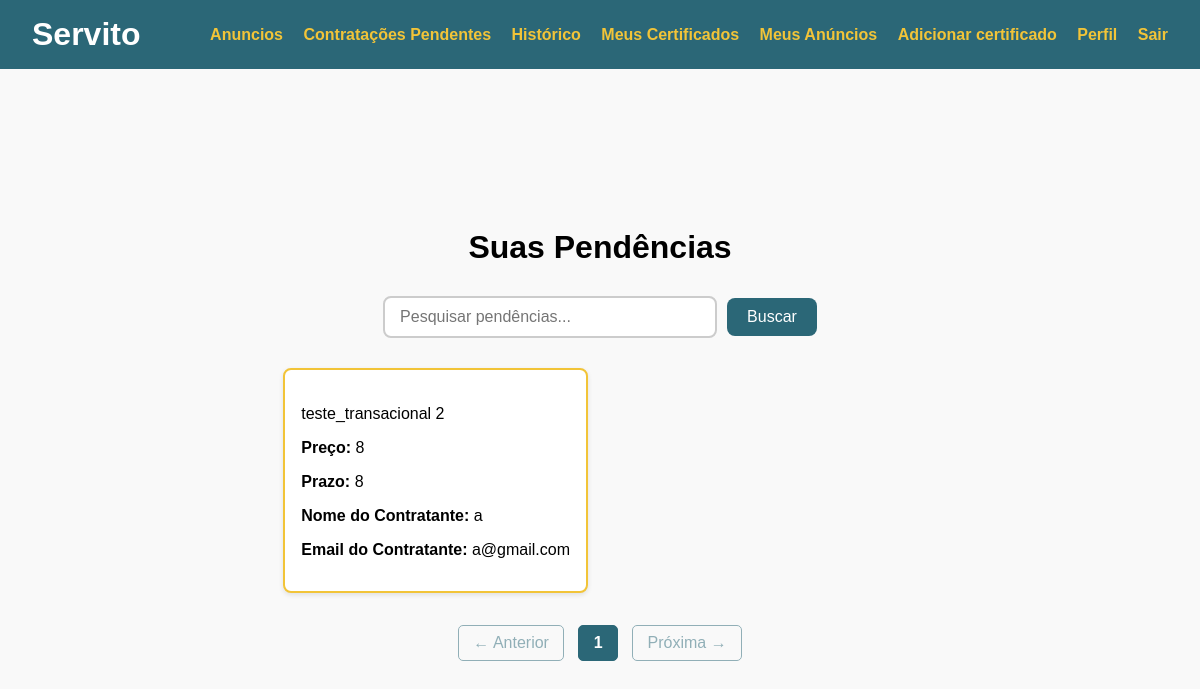
The page /pendentes/ (signed in) on the database its author committed.
### usuarios/models.py (models this page shows, shortened)
class Contratacao(models.Model):
    preco = models.IntegerField(verbose_name="Preço", null=True)
    prazo = models.DateField(null=True)
    descricao = models.CharField(max_length=1000, verbose_name="Descrição")
    aceito = models.BooleanField(null=False)
    pendente = models.BooleanField(null=True)
    finalizado = models.BooleanField()
    prestador = models.ForeignKey(Usuario, on_delete=models.DO_NOTHING, related_name='prestador')
    contratante = models.ForeignKey(Usuario, on_delete=models.DO_NOTHING, related_name='contratante')

class Cadastro(models.Model):
    nome = models.CharField(max_length=64)
    email = models.CharField(max_length=64, unique = True)
    senha = models.CharField(max_length=64)
    telefone = models.CharField(max_length=64, unique=True)
    documento = models.CharField(max_length=64, unique=True)
    endereco = models.CharField(max_length=64)
    cidade = models.CharField(max_length=64)
    data_cadastro = models.DateField()
    class Meta:
        abstract = True

class Usuario(Cadastro):
    data_nascimento = models.DateField()
    is_banned = models.BooleanField(default = False)

### usuarios/views_contratacao.py (the view)
# urls.py: path('pendentes/', contratacao_controller.getPendentes, name='pendentes'),
    def getPendentes(self,request):
        strategy = get_strategy()
        email_logado = request.session.get('email')
        if not email_logado:
            return render(request, 'index.html')
        filters = {
            'pendente': True,
            'prestador__email': email_logado
        }
        query = request.GET.get('q', '')
        pendentes_list = strategy.get_list(Contratacao, filters)
        if query:
            pendentes_list = [a for a in pendentes_list if query.lower() in a.titulo.lower()
                            or query.lower() in a.descricao.lower()
                            or query.lower() in a.tags.lower()]
        paginator = Paginator(pendentes_list, 12)
        page_number = request.GET.get('page')
        page_obj = paginator.get_page(page_number)
        return render(request, 'pendentes.html', {
            'page_obj': page_obj,
            'query': query,
            'usuario_logado': 'email' in request.session
        })

### usuarios/services.py (called while the page is built)
    def get_list(self, instance, filters=None):
        if filters:
            return instance.objects.filter(**filters)
        return instance.objects.all()

### usuarios/views_contratacao.py (called while the page is built)
def get_strategy():
    return ApiStrategy() if settings.USE_API else DjangoStrategy()

### usuarios/templates/pendentes.html (shortened to what this page needs)
{% load static %}
<!DOCTYPE html>
<html lang="pt-br">
<head>
    <link href="{% static 'css/anuncios.css' %}" rel="stylesheet">
</head>
<body>
    {% include "header.html" %}
    <div class="container">
        <h1>Suas Pendências</h1>
        <form method="get" action="{% url 'pendentes' %}" class="search-form">
            <input type="text" name="q" placeholder="Pesquisar pendências..." value="{{ request.GET.q }}">
            <button type="submit">Buscar</button>
        </form>
        <div class="grid">
            {% for pendente in page_obj %}
            <a href="{% url 'pendente' pendente.id %}" class="card-link" >
                <div class="card">
                    <p>{{ pendente.descricao|truncatewords:24 }}</p>
                    <p><strong>Preço:</strong> {{ pendente.preco }}</p>
                    <p><strong>Prazo:</strong> {{ pendente.preco }}</p>
                    <p><strong>Nome do Contratante:</strong> {{ pendente.contratante.nome }}</p>
                    <p><strong>Email do Contratante:</strong> {{ pendente.contratante.email }}</p>
                </div>
            </a>
            {% empty %}
                <p>Nenhuma pendência encontrada.</p>
            {% endfor %}
        </div>
        <div class="paginacao">
            {% if page_obj.has_previous %}
                <a href="?page={{ page_obj.previous_page_number }}">← Anterior</a>
            {% else %}
                <span class="disabled">← Anterior</span>
            {% endif %}
            {% for page_num in page_obj.paginator.page_range %}
                {% if page_num == page_obj.number %}
                    <span class="current">{{ page_num }}</span>
                {% else %}
                    <a href="?page={{ page_num }}">{{ page_num }}</a>
                {% endif %}
            {% endfor %}
            {% if page_obj.has_next %}
                <a href="?page={{ page_obj.next_page_number }}">Próxima →</a>
            {% else %}
                <span class="disabled">Próxima →</span>
            {% endif %}
        </div>
    </div>
</body>
</html>

### usuarios/static/css/anuncios.css (style rules this page uses)
body { font-family: Arial, sans-serif; background-color: #f9f9f9; margin: 0; padding: 2em; }
h1 { text-align: center; }
.container { max-width: 1000px; margin: auto; }
.grid { display: grid; grid-template-columns: repeat(2, 1fr); gap: 1.5em; }
.card { background: white; border: 2px solid #F2C438; padding: 1em; border-radius: 8px; box-shadow: 0 2px 5px rgba(0,0,0,0.1); }
a.card-link { text-decoration: none; color: inherit; display: block; }
a.card-link h3, a.card-link p, a.card-link strong { color: inherit; text-decoration: none; }
.paginacao { text-align: center; margin-top: 2em; }
.paginacao a, .paginacao span { display: inline-block; margin: 0 0.3em; padding: 0.5em 0.9em; border-radius: 5px; color: #2b6777; text-decoration: none; border: 1px solid #2b6777; }
.paginacao .current { background-color: #2b6777; color: white; font-weight: bold; pointer-events: none; }
.paginacao .disabled { opacity: 0.5; pointer-events: none; }
.search-form { display: flex; justify-content: center; align-items: center; margin: 30px 0; gap: 10px; }
.search-form input[type="text"] { width: 300px; padding: 10px 15px; font-size: 16px; border: 2px solid #ccc; border-radius: 8px; transition: 0.3s ease; }
.search-form button { padding: 10px 20px; font-size: 16px; background-color: #2b6777; color: white; border: none; border-radius: 8px; cursor: pointer; transition: background-color 0.3s ease; }

### usuarios/static/css/header.css (style rules this page uses)
html, body { margin: 0; padding: 0; font-family: Arial, sans-serif; height: 100%; display: flex; flex-direction: column; }

### rows shown on the page
Contratacao: descricao "teste_transacional 2", preco "8", contratante.nome "a", contratante.email "a@gmail.com"

### other values the page prints
{{ page_num }} "1"
